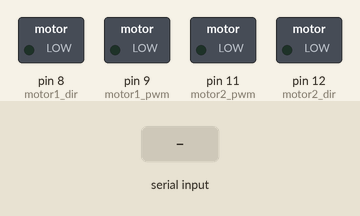
A sketch run on a simulated Arduino Uno, built with avr-gcc and run on an emulated ATmega328P. Parts: switched loads named in the sketch (green lamp = pin HIGH). Inputs (shaded band) come from the test bench.

Above: at 1.2 s.
1.3 s: "#" received over the second serial link
At 1.9 s:
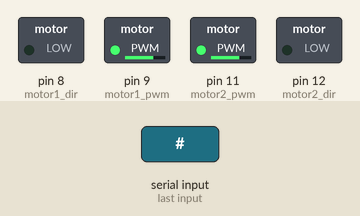
3.0 s: "r" received over the second serial link
At 4.4 s:
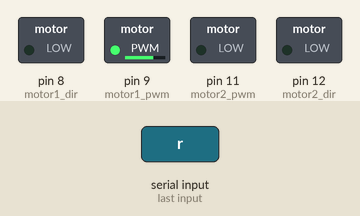
4.7 s: "l" received over the second serial link
At 5.7 s:
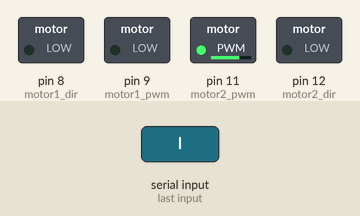
Timing chart, 0 to 7.7 s (numbered marks = the images above; inputs shaded):
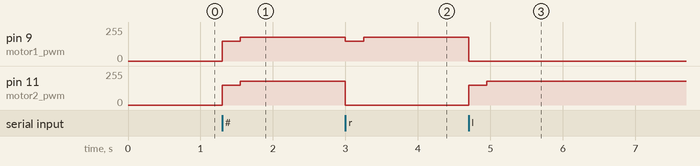

Measured:
- after the input at 1.3 s, pin 9 (motor1_pwm), pin 11 (motor2_pwm): 0/255 → 150/255 at once, → 180/255 0.25 s later
- after the input at 3.0 s, pin 9 (motor1_pwm): 180/255 → 150/255 at once, → 180/255 0.25 s later; pin 11 (motor2_pwm): 180/255 → 0/255 at once
- after the input at 4.7 s, pin 9 (motor1_pwm): 180/255 → 0/255 at once; pin 11 (motor2_pwm): 0/255 → 150/255 at once, → 180/255 0.25 s later

The sketch:

Hovercraft.ino
```cpp
/**********************************************************************
* © 2014 YD Ynvisible, S.A.
*
* FileName:        Hovercraft.ino
* Dependencies:    SoftwareSerial.h
* Processor:       ATmega328
* IDE:             Arduino 1.0.5
*
* Description:
* Driving a 2 motors aquatic drone through a smartphone via Bluetooth 4.0
* We used the LightBlue Bluetooth 4.0 terminal for iPhone for control
**********************************************************************/

#include <SoftwareSerial.h> //Software Serial Port
#define RxD 6 //Bluetooth TX=Core RX
#define TxD 7 //Bluetooth RX=Core TX
#define FRONT 1
#define BACK 0
#define OFF 0
#define ON 1
SoftwareSerial blueToothSerial(RxD,TxD);

int motor1_pwm=9;
int motor1_dir=8;
int motor2_pwm=11;
int motor2_dir=12;
char X[3], Y[3], A, B;
int X1_num;
int i=1;
int X_num,Y_num, A_num, B_num;
int X_numf,Y_numf, A_numf, B_numf;
int motor1_way,motor2_way;
char recvChar;

void setup()
{
  Serial.begin(9600);
  //pinMode(BUTTON, INPUT);
  pinMode(RxD, INPUT);
  pinMode(TxD, OUTPUT);
  pinMode(motor1_pwm, OUTPUT); //Motor1 PWM
  pinMode(motor1_dir, OUTPUT); //Motor1
  pinMode(motor2_pwm, OUTPUT); //Motor2 PWM
  pinMode(motor2_dir, OUTPUT); //Motor3
  digitalWrite(motor1_pwm,LOW);
  digitalWrite(motor1_dir,LOW);
  digitalWrite(motor2_pwm,LOW);
  digitalWrite(motor2_dir,LOW);
  setupBlueToothConnection();
}
void loop()
{
  if(blueToothSerial.available()){   //check if the pipe is free
    recvChar = blueToothSerial.read();
    switch (recvChar){
      case '#':                          //go forward
        analogWrite(motor1_pwm,150);
        digitalWrite(motor1_dir,LOW);
        analogWrite(motor2_pwm,150);
        digitalWrite(motor2_dir,LOW);
        delay(250);
        analogWrite(motor1_pwm,180);
        digitalWrite(motor1_dir,LOW);
        analogWrite(motor2_pwm,180);
        digitalWrite(motor2_dir,LOW);
        delay(250);
        break;
      case 'r':                          //go right
        analogWrite(motor1_pwm,150);
        digitalWrite(motor1_dir,LOW);
        analogWrite(motor2_pwm,0);
        digitalWrite(motor2_dir,LOW);
        delay(250);
        analogWrite(motor1_pwm,180);
        digitalWrite(motor1_dir,LOW);
        analogWrite(motor2_pwm,0);
        digitalWrite(motor2_dir,LOW);
        delay(250);
        break;
      case 'l':                           //go left
        analogWrite(motor1_pwm,0);
        digitalWrite(motor1_dir,LOW);
        analogWrite(motor2_pwm,150);
        digitalWrite(motor2_dir,LOW);
        delay(250);
        analogWrite(motor1_pwm,0);
        digitalWrite(motor1_dir,LOW);
        analogWrite(motor2_pwm,180);
        digitalWrite(motor2_dir,LOW);
        delay(250);
        break;
      case 's':                          //stop
        analogWrite(motor1_pwm,0);
        digitalWrite(motor1_dir,LOW);
        analogWrite(motor2_pwm,0);
        digitalWrite(motor2_dir,LOW);
        delay(250);
        analogWrite(motor1_pwm,0);
        digitalWrite(motor1_dir,LOW);
        analogWrite(motor2_pwm,0);
        digitalWrite(motor2_dir,LOW);
        delay(250);
        break;
      default: break;
    }
  }
}

void setupBlueToothConnection(){
  blueToothSerial.begin(9600); //Set BluetoothBee BaudRate to default baud rate 9600
  delay(10); // This delay is required.
  blueToothSerial.print("AT+RENEW"); //Restore all setup value to factory setup
  delay(10);  // This delay is required.
  blueToothSerial.print("AT+ROLE0"); //make it a slave
  delay(10);  // This delay is required.
}
```
